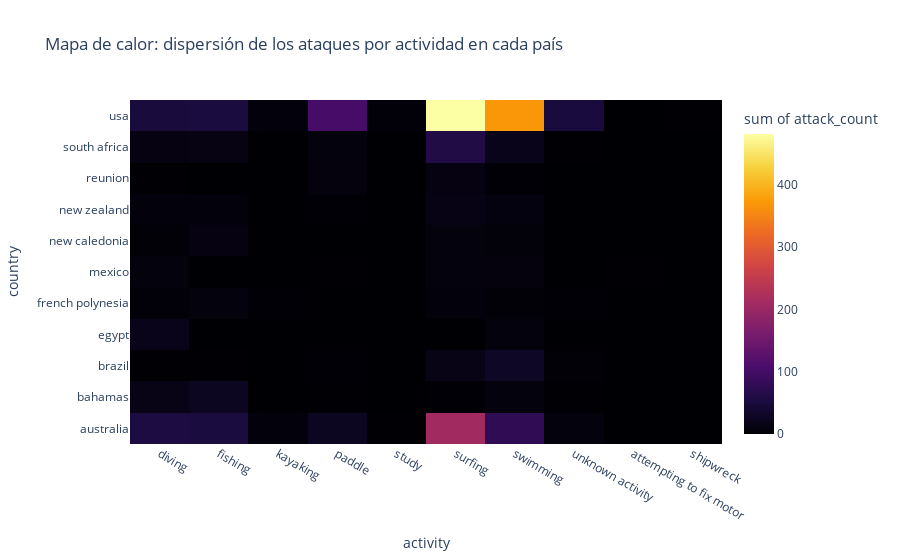

This figure's notebook cell:
### Code cell
geo_summary = (shark_df.groupby(['country', 'activity']).size().reset_index(name="attack_count"))

fig = px.density_heatmap(
    geo_summary,
    x="activity",
    y="country",
    z="attack_count",
    color_continuous_scale="Inferno",
    title="Mapa de calor: dispersión de los ataques por actividad en cada país"
)
fig.show()

### Figure 1 — Plotly figure (JSON) as saved in the notebook; plotly's stock layout.template omitted (floating-point values rounded to 4 significant figures)
{"data": [{"coloraxis": "coloraxis", "histfunc": "sum", "hovertemplate": "activity=%{x}<br>country=%{y}<br>sum of attack_count=%{z}<extra></extra>", "name": "", "type": "histogram2d", "x": ["diving", "fishing", "kayaking", "paddle", "study", "surfing", "swimming", "unknown activity", "diving", "fishing", "paddle", "surfing", "swimming", "unknown activity", "diving", "fishing", "paddle", "surfing", "swimming", "unknown activity", "diving", "swimming", "diving", "fishing", "kayaking", "surfing", "swimming", "unknown activity", "attempting to fix motor", "diving", "paddle", "surfing", "swimming", "diving", "fishing", "surfing", "swimming", "diving", "fishing", "paddle", "surfing", "swimming", "diving", "paddle", "surfing", "swimming", "diving", "fishing", "paddle", "surfing", "swimming", "unknown activity", "diving", "fishing", "kayaking", "paddle", "shipwreck", "study", "surfing", "swimming", "unknown activity"], "xaxis": "x", "xbingroup": "x", "y": ["australia", "australia", "australia", "australia", "australia", "australia", "australia", "australia", "bahamas", "bahamas", "bahamas", "bahamas", "bahamas", "bahamas", "brazil", "brazil", "brazil", "brazil", "brazil", "brazil", "egypt", "egypt", "french polynesia", "french polynesia", "french polynesia", "french polynesia", "french polynesia", "french polynesia", "mexico", "mexico", "mexico", "mexico", "mexico", "new caledonia", "new caledonia", "new caledonia", "new caledonia", "new zealand", "new zealand", "new zealand", "new zealand", "new zealand", "reunion", "reunion", "reunion", "reunion", "south africa", "south africa", "south africa", "south africa", "south africa", "south africa", "usa", "usa", "usa", "usa", "usa", "usa", "usa", "usa", "usa"], "yaxis": "y", "ybingroup": "y", "z": [55, 53, 6, 25, 1, 209, 76, 8, 16, 25, 1, 2, 8, 1, 1, 1, 2, 15, 30, 3, 18, 7, 4, 8, 2, 6, 3, 2, 1, 7, 1, 7, 9, 3, 11, 8, 5, 6, 6, 2, 14, 10, 1, 9, 11, 2, 11, 13, 8, 60, 20, 1, 49, 53, 6, 103, 1, 4, 482, 371, 51]}], "layout": {"coloraxis": {"colorbar": {"title": {"text": "sum of attack_count"}}, "colorscale": [[0, "#000004"], [0.1111, "#1b0c41"], [0.2222, "#4a0c6b"], [0.3333, "#781c6d"], [0.4444, "#a52c60"], [0.5556, "#cf4446"], [0.6667, "#ed6925"], [0.7778, "#fb9b06"], [0.8889, "#f7d13d"], [1, "#fcffa4"]]}, "legend": {"tracegroupgap": 0}, "title": {"text": "Mapa de calor: dispersión de los ataques por actividad en cada país"}, "xaxis": {"anchor": "y", "domain": [0, 1], "title": {"text": "activity"}}, "yaxis": {"anchor": "x", "domain": [0, 1], "title": {"text": "country"}}}}
